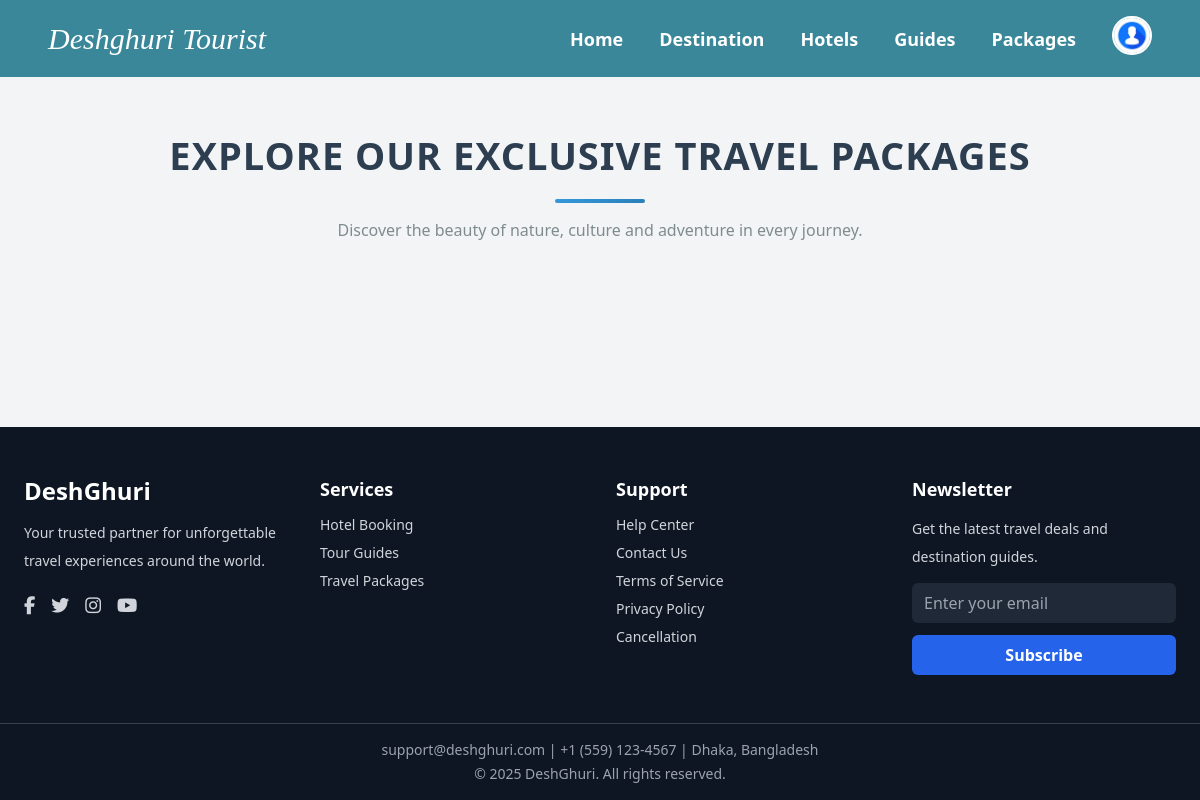
/packages/ (signed in), run on an earlier commit of the app's database.
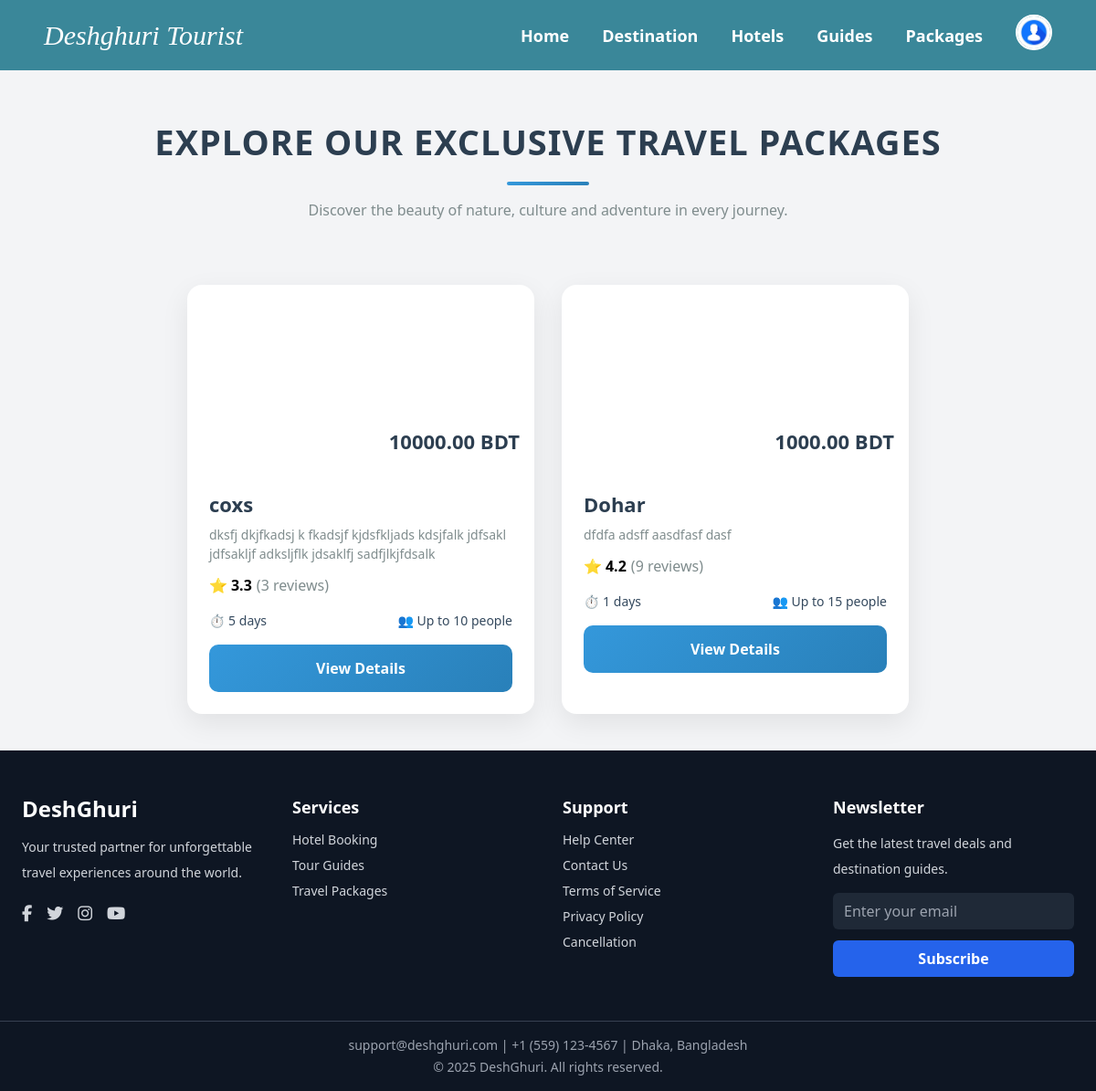
And on a later commit of the database.
### packages/models.py (models this page shows, shortened)
class Package(models.Model):
    destination_name = models.CharField(max_length=100)
    image = models.ImageField(upload_to='package_images/')
    people_limit = models.PositiveIntegerField()
    price = models.DecimalField(max_digits=10, decimal_places=2)
    days = models.PositiveIntegerField(default=1)  # নতুন field: Tour কত দিন
    description = models.TextField()
    itinerary = models.TextField()
    included_services = models.TextField()
    exclusions = models.TextField()
    def average_rating(self):
        avg = self.reviews.aggregate(Avg('rating'))['rating__avg']
        return round(avg, 1) if avg else None
    def review_count(self):
        return self.reviews.count()

### packages/views.py (the view)
# urls.py: path('', views.package_list, name='package_list'),
def package_list(request):
    packages = Package.objects.all()
    return render(request, 'packages/package_list.html', {'packages': packages})

### accounts/context_processors.py (called while the page is built)
def user_role(request):
    user = None
    role = None
    if request.user.is_authenticated:
        user = request.user
        role = user.role  # from your custom User model field
    return {
        'logged_user': user,
        'logged_role': role,
    }

### template/packages/package_list.html (shortened to what this page needs)
{% extends 'base.html' %}
{% load static %}
{% block content %}
<div class="page-heading">
    <h1>Explore Our Exclusive Travel Packages</h1>
    <div class="heading-underline"></div>
    <p>Discover the beauty of nature, culture and adventure in every journey.</p>
</div>
<div class="packages-container">
    {% for package in packages %}
        <div class="card">
            <div class="card-image" style="background-image: url('{{ package.image.url }}');">
                <div class="pricing">
                    <span class="current-price">{{ package.price }} BDT</span>
                </div>
            </div>
            <div class="card-content">
                <h2 class="title">{{ package.destination_name }}</h2>
                <p class="description">{{ package.description|truncatechars:100 }}</p>
                {% if package.average_rating %}
                    <div class="rating">
                        <span class="star">⭐</span>
                        {{ package.average_rating }}
                        <span class="rating-count">({{ package.review_count }} reviews)</span>
                    </div>
                {% else %}
                    <div class="rating">
                        <span class="rating-count text-muted">No ratings yet</span>
                    </div>
                {% endif %}
                <div class="details">
                    <div>⏱️ {{ package.days }} days</div>
                    <div>👥 Up to {{ package.people_limit }} people</div>
                </div>
                <a href="{% url 'package_detail' package.pk %}" class="book-button">View Details</a>
            </div>
        </div>
    {% endfor %}
</div>
{% endblock %}

### template/base.html (shortened to what this page needs)
<!doctype html>
<html lang="en">
  <head>
    <script src="https://cdn.tailwindcss.com"></script>
   <link rel="stylesheet" href="https://cdnjs.cloudflare.com/ajax/libs/font-awesome/6.5.0/css/all.min.css">
  </head>
  <body class="bg-gray-100 flex flex-col min-h-screen">
    {% if logged_role %}
      {% if logged_role == "tourist" %}
        {% include 'navbars/tourist_navbar.html' %}
      {% elif logged_role == "guide" %}
        {% include 'navbars/guide_navbar.html' %}
      {% elif logged_role == "hotel_manager" %}
        {% include 'navbars/hotel_navbar.html' %}
      {% endif %}
    {% else %}
      {% include 'navbars/navbar.html' %}
    {% endif %}
    <main class="flex-1">
      <div class="max-w-7xl mx-auto mt-6 px-4">
        {% block content %}{% endblock %}
      </div>
    </main>
    {% include 'footer.html' %}
  </body>
</html>

### template/navbars/tourist_navbar.html (shortened to what this page needs)
{% load static %}
<nav class="flex justify-between items-center bg-deshblue px-12 py-4">
  <a href="#" class="text-white italic text-3xl font-script">Deshghuri Tourist</a>
  <div class="flex items-center gap-9">
    <a href="{% url 'home' %}" class="text-white text-lg font-semibold hover:underline">Home</a>
    <a href="{% url 'destination_list' %}" class="text-white text-lg font-semibold hover:underline">Destination</a>
    <a href="#" class="text-white text-lg font-semibold hover:underline">Hotels</a>
    <a href="{% url 'guide_list' %}" class="text-white text-lg font-semibold hover:underline">Guides</a>
    <a href="{% url 'package_list' %}" class="text-white text-lg font-semibold hover:underline">Packages</a>
    <div class="relative">
      <button id="profileBtn" class="focus:outline-none">
        <img src="{% static 'images/default_profile.png' %}"
             alt="Profile"
             width="40"
             height="40"
             class="rounded-full border-2 border-white">
      </button>
    </div>
  </div>
</nav>

### template/footer.html (shortened to what this page needs)
<!DOCTYPE html>
<html lang="en">
<head>
  <script src="https://cdn.tailwindcss.com"></script>
  <link rel="stylesheet" href="https://cdnjs.cloudflare.com/ajax/libs/font-awesome/6.5.0/css/all.min.css">
</head>
<body class="bg-gray-100">
<footer class="bg-deshdark text-gray-300 mt-auto">
  <div class="max-w-7xl mx-auto px-6 py-12 grid grid-cols-1 md:grid-cols-4 gap-8">
    <div>
      <h2 class="text-white text-2xl font-semibold mb-3">DeshGhuri</h2>
      <p class="text-sm leading-7">Your trusted partner for unforgettable travel experiences around the world.</p>
      <div class="mt-4 flex gap-4 text-lg">
        <a href="#" class="hover:text-white"><i class="fab fa-facebook-f"></i></a>
        <a href="#" class="hover:text-white"><i class="fab fa-twitter"></i></a>
        <a href="#" class="hover:text-white"><i class="fab fa-instagram"></i></a>
        <a href="#" class="hover:text-white"><i class="fab fa-youtube"></i></a>
      </div>
    </div>
    <div>
      <h3 class="text-white text-lg font-semibold mb-3">Services</h3>
      <ul class="space-y-2 text-sm">
        <li><a href="#" class="hover:text-white">Hotel Booking</a></li>
        <li><a href="#" class="hover:text-white">Tour Guides</a></li>
        <li><a href="#" class="hover:text-white">Travel Packages</a></li>
      </ul>
    </div>
    <div>
      <h3 class="text-white text-lg font-semibold mb-3">Support</h3>
      <ul class="space-y-2 text-sm">
        <li><a href="#" class="hover:text-white">Help Center</a></li>
        <li><a href="#" class="hover:text-white">Contact Us</a></li>
        <li><a href="#" class="hover:text-white">Terms of Service</a></li>
        <li><a href="#" class="hover:text-white">Privacy Policy</a></li>
        <li><a href="#" class="hover:text-white">Cancellation</a></li>
      </ul>
    </div>
    {% if request.path != '/signup/' and request.path != '/login/' %}
    <div>
      <h3 class="text-white text-lg font-semibold mb-3">Newsletter</h3>
      <p class="text-sm leading-7 mb-3">Get the latest travel deals and destination guides.</p>
      <form class="space-y-3">
        <input type="email" placeholder="Enter your email" required class="w-full h-10 px-3 rounded-md border-none outline-none bg-gray-800 text-white"/>
        <button type="submit" class="w-full h-10 rounded-md font-semibold bg-blue-600 hover:bg-blue-700 text-white">Subscribe</button>
      </form>
    </div>
    {% endif %}
  </div>
  <div class="border-t border-gray-700 text-center py-4 text-sm text-gray-400 max-w-7xl mx-auto px-6">
    <p>support@deshghuri.com | +1 (559) 123-4567 | Dhaka, Bangladesh</p>
    <p class="mt-1">© 2025 DeshGhuri. All rights reserved.</p>
  </div>
</footer>
</body>
</html>

### template/packages/package_list.html (style rules this page uses)
* { margin: 0; padding: 0; box-sizing: border-box; font-family: 'Segoe UI', Tahoma, Geneva, Verdana, sans-serif; }
body { background-color: #f5f7fa; }
.page-heading { text-align: center; margin-top: 50px; margin-bottom: 30px; }
.page-heading h1 { font-size: 38px; font-weight: 800; color: #2c3e50; text-transform: uppercase; letter-spacing: 1px; }
.heading-underline { width: 90px; height: 4px; background: linear-gradient(135deg, #3498db, #2980b9); margin: 15px auto; border-radius: 2px; }
.page-heading p { font-size: 16px; color: #7f8c8d; margin-top: 8px; }
.packages-container { padding: 40px; display: flex; flex-wrap: wrap; gap: 30px; justify-content: center; }
.card { width: 100%; max-width: 380px; background: white; border-radius: 16px; overflow: hidden; box-shadow: 0 10px 30px rgba(0, 0, 0, 0.08); transition: transform 0.3s ease, box-shadow 0.3s ease; }
.card-image { height: 200px; background-size: cover; background-position: center; position: relative; }
.pricing { position: absolute; bottom: 0; right: 0; background: rgba(255, 255, 255, 0.9); padding: 12px 16px; border-radius: 12px 0 0 0; text-align: right; }
.current-price { font-size: 22px; font-weight: 700; color: #2c3e50; }
.card-content { padding: 24px; }
.title { font-size: 22px; font-weight: 700; color: #2c3e50; margin-bottom: 6px; }
.description { color: #7f8c8d; line-height: 1.5; margin-bottom: 12px; font-size: 14px; }
.rating { display: flex; align-items: center; font-weight: 600; margin-bottom: 16px; }
.rating .star { color: #f39c12; margin-right: 4px; }
.rating-count { color: #7f8c8d; margin-left: 5px; font-weight: normal; }
.details { display: flex; justify-content: space-between; margin-bottom: 16px; font-size: 14px; color: #34495e; }
.book-button { display: block; width: 100%; padding: 14px; background: linear-gradient(135deg, #3498db, #2980b9); color: white; border: none; border-radius: 10px; font-size: 16px; font-weight: 600; cursor: pointer; transition: all 0.3s ease; text-align: center; text-decoration: none; }

What changed in the data, as far as the page shows it:
added Package: price "10000.00", destination_name "coxs", description "dksfj dkjfkadsj k fkadsjf kjdsfkljads kdsjfalk jdfsakl jdfsakljf adksljflk jdsaklfj sadfjlkjfdsalk", average_rating "3.3", review_count "3", days "5", people_limit "10"
added Package: price "1000.00", destination_name "Dohar", description "dfdfa adsff aasdfasf dasf", average_rating "4.2", review_count "9", days "1", people_limit "15"
